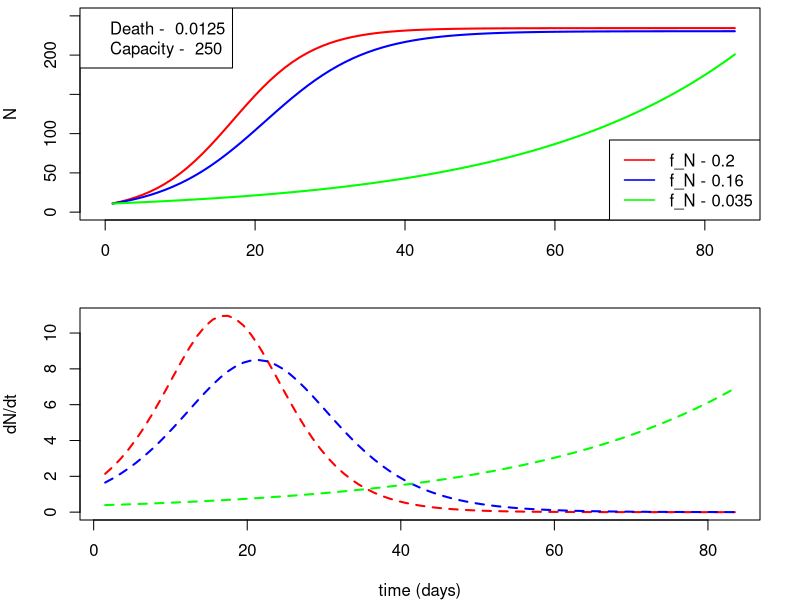

Here is the R script that generated this plot:
#This work is licensed under a Creative Commons Attribution-NonCommercial 4.0 International License#########
#<http://creativecommons.org/licenses/by-nc/4.0/> by Christopher Hoover, Arathi Arakala, Manoj Gambhir 
#and Justin Remais. This work was supported in part by the National Institutes of Health/National Science 
#Foundation Ecology of Infectious Disease program funded by the Fogarty International Center 
#(grant R01TW010286), the National Institute of Allergy and Infectious Diseases (grant K01AI091864), 
#and the National Science Foundation Water Sustainability and Climate Program (grant 1360330).

#Per the terms of this license, if you are making derivative use of this work, you must identify that 
#your work is a derivative work, give credit to the original work, provide a link to the license, 
#and indicate changes that were made.###############

library(deSolve)
library(splines)
snails=function(t, n, parameters) { #Snail population model with birth and death rates and carrying capacity
  with(as.list(parameters),{
    N=n[1]
    dNdt= f_N*((1-(phi_N*N))*N) - (mu_N*N)
    return(list(c(dNdt)))
  })
} 

parameters=c(f_N=0.2,
             phi_N=1/250,
             mu_N=1/80)
time=c(1:(12*7)) #12 week mesocosm experiment
nstart=c(N=11) #B. truncatus initial population  

output.2=as.data.frame(ode(nstart,time,snails,parameters))

parameters['f_N']<-0.16 #Value used in Sokolow et al 2015
output.16=as.data.frame(ode(nstart,time,snails,parameters))

parameters['f_N']<-0.035 #.03 is about what was estimated from mesocosm experiments assuming exponential decay throughout
parameters['phi_N']<-0
parameters['mu_N']<-0
output.03=as.data.frame(ode(nstart,time,snails,parameters))

parameters=c(f_N=0.2,
             phi_N=1/250,
             mu_N=1/80)


  
#Find and plot derivatives (i.e. dN/dt over time) 
  dY.2<-diff(output.2[,2]/diff(output.2[,1]))
  dX.2<-rowMeans(embed(output.2[,1],2))
    
  dY.16<-diff(output.16[,2]/diff(output.16[,1]))
  dX.16<-rowMeans(embed(output.16[,1],2))
  
  dY.03<-diff(output.03[,2]/diff(output.03[,1]))
  dX.03<-rowMeans(embed(output.03[,1],2))
 
#Plot what theoretical population curves would look like given above parameters     
  par(mfrow=c(2,1), mar=c(4,4,0.4,2))
  plot(x=output.2[,1], y=output.2[,2], type='l', ylim=c(0,250), xlim=c(0, max(output.2[,1])),
       xlab='', ylab='N', col='red', lwd=2)
    lines(x=output.16[,1], y=output.16[,2], col='blue', lwd=2)
    lines(x=output.03[,1], y=output.03[,2], col='green', lwd=2)
    legend("bottomright", legend=c('f_N - 0.2','f_N - 0.16', 'f_N - 0.035'), col=c('red', 'blue', 'green'), lty=1, lwd=1.5)
    legend("topleft", legend=c(paste('Death - ', parameters['mu_N']), 
                                   paste('Capacity - ', 1/parameters['phi_N'])))
  plot(x=dX.2, y=dY.2, type='l', xlab='time (days)', ylab='dN/dt', lty=2, col='red', lwd=2)
    lines(x=dX.16, y=dY.16, lty=2, col='blue', lwd=2)
    lines(x=dX.03, y=dY.03, lty=2, col='green', lwd=2)

 

  
snailt<-data.frame('time'=c(1:(12*7)),'N'=rep(0, times=(12*7)))
  for(i in 1:(12*7)){
    snailt[i,2]=(11/250)/(11+((1/250)-11)*exp(0.16*snailt[i,1]))
  }
